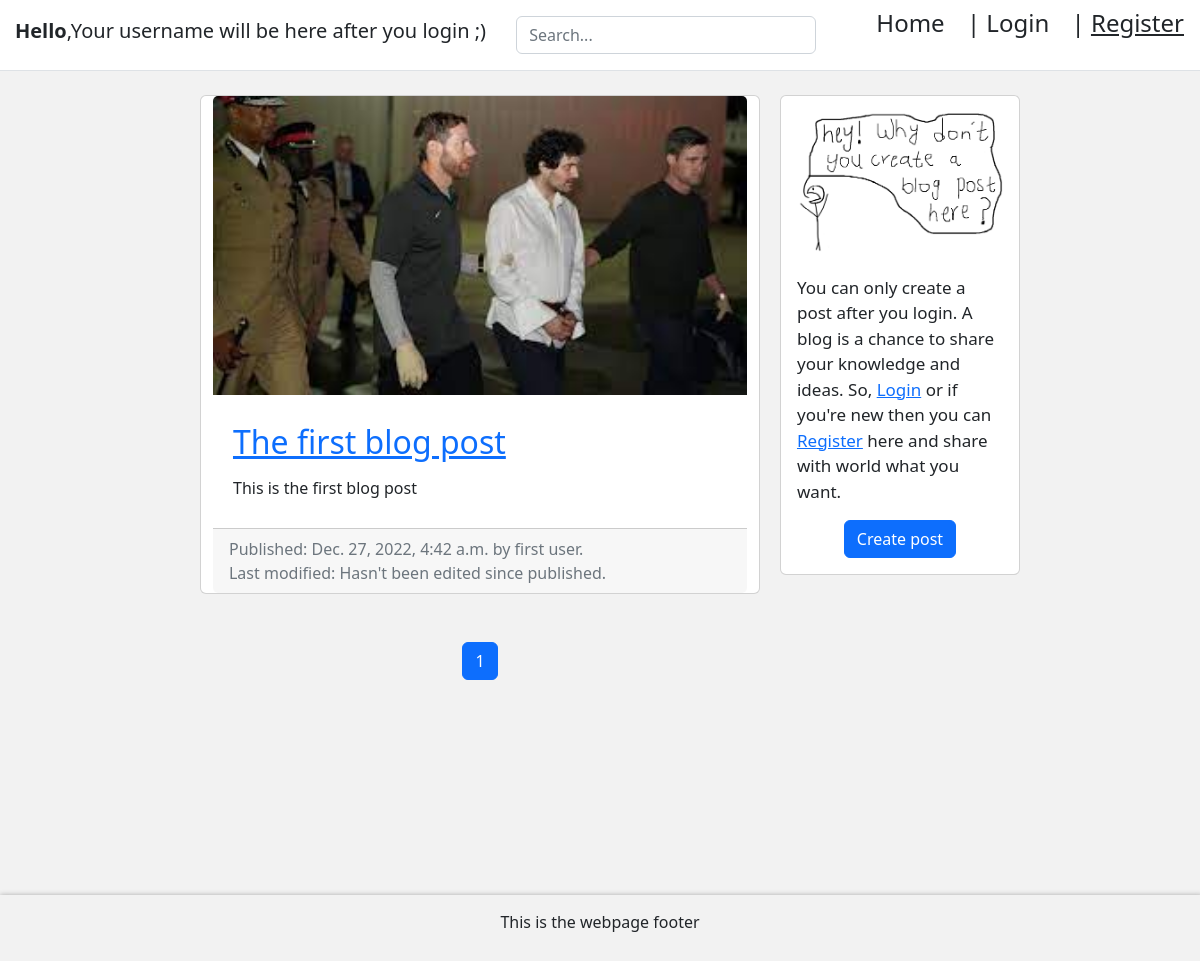
The page / on the database its author committed.
### blog/models.py (models this page shows, shortened)
class Blogpost(models.Model):
    title = models.CharField(max_length=75,null=False,blank=False)
    body = models.CharField(max_length=6500,null=False,blank=False)
    image = models.ImageField(upload_to=upload_location,null=False,blank=False)
    date_published = models.DateTimeField(auto_now=True,verbose_name ="date published")
    date_update = models.DateTimeField(auto_now_add=True,verbose_name = "date update")
    author = models.ForeignKey(settings.AUTH_USER_MODEL, on_delete=models.CASCADE)
    slug = models.SlugField(blank=True,unique=True)

### account/models.py (models this page shows, shortened)
class Account(AbstractBaseUser):
    email = models.EmailField(verbose_name="email",unique=True, max_length=254)
    username = models.CharField(max_length=20, unique=True)
    date_joined = models.DateTimeField(verbose_name="date joined", auto_now_add=True)
    last_login = models.DateTimeField(verbose_name="last login", auto_now=True)
    is_admin = models.BooleanField(default=False)
    is_active = models.BooleanField(default=True )
    is_staff = models.BooleanField(default=False)
    is_superuser = models.BooleanField(default=False)
    USERNAME_FIELD = 'email'
    REQUIRED_FIELDS = ['username',]
    object = Myaccountmanager()

### personal/views.py (the view)
# urls.py: path('',home_screen, name = "home"),
def home_screen(request):
    context = {}
    query = ""
    if request.GET:
        query = request.GET.get('q','')
        context['query'] = str(query)
    blog_posts = sorted(get_blog_queryset(query),key=attrgetter('date_update'), reverse=True)
    page = request.GET.get('page',1)
    blog_posts_paginator = Paginator(blog_posts, blog_post_per_page)
    try:
        blog_posts = blog_posts_paginator.page(page)
    except PageNotAnInteger:
        blog_posts = blog_posts_paginator(blog_post_per_page)
    except EmptyPage:
        blog_posts = blog_posts_paginator(blog_post_paginator.num_pages)
    context['blog_posts'] = blog_posts
    return render(request, "personal/home.html",context)

### blog/views.py (called while the page is built)
def get_blog_queryset(query=None):
    queryset = []
    queries=query.split(" ") #This gonna split the words and put then into list individually. eg: About Money = ['About','Money']
    for q in queries:
        posts = Blogpost.objects.filter(
            Q(title__icontains=q)
            ).distinct()
        for post in posts:
            queryset.append(post)
    return list(set(queryset))

### personal/templates/personal/home.html (shortened to what this page needs)
{% extends 'base.html' %}
{% load static %}
{% block content %}
<div class="container">
	<div class="row">
		<div class="left-column col-lg-7 offset-lg-1">
			{% if blog_posts %}
				{% for post in blog_posts %}
					<div class="blog-post-container">
						{% include 'blog/snippets/blog_post_snippet.html' with blog_post=post %}
					</div>
				{% endfor %}
			{% else %}
				<div class="blog-post-container">
					{% include 'blog/snippets/blog_post_snippet.html' with query=query %}
				</div>
			{% endif %}
		    {% include 'blog/snippets/blog_post_pagination.html' with blog_posts=blog_posts %}
		</div>
		<div class="right-column col-lg-3 d-lg-flex d-none flex-column">
			<div class="card create-post-bar d-flex flex-column p-3">
				<img class="img-fluid d-block m-auto pb-2" src="{% static 'Blog.png' %}" alt="Bitcoin Photo" width="100%" height="100%">
				<p class="lead">
					{% if request.user.is_authenticated %}
					   Cool !
					   Now you can create your own blog post and write and express what you want through words, by clicking
					   the 'Create post' button below.
				    {% else %}
				       You can only create a post after you login.
				       A blog is a chance to share your knowledge and ideas.
					   So, <a href="{% url 'login' %}">Login</a> or if you're new then you can <a href="{% url 'register' %}">Register</a> here
					   and share with world what you want.
				    {% endif %}
				</p>
				<p class="m-auto"><a class="btn btn-primary" href="{% url 'blog:create' %}">Create post</a></p>
			</div>
		</div>
	</div>
</div>
{% endblock content %}

### blog/templates/blog/snippets/blog_post_snippet.html (shortened to what this page needs)
{% if blog_post %}
<div class="container">
	<div class="row">
		<div class="card m-auto">
			<a href="{% url 'blog:detail' post.slug %}">
				<img class="card-img-top" src="{{blog_post.image.url}}" alt="The image used in blog.">
			</a>
			<div class="card-body mt-2 mb-2">
				<a href="{% url 'blog:detail' post.slug %}">
					<h2>{{blog_post.title}}</h2>
				</a>
				<p class="card-text">{{blog_post.body|safe|truncatechars:250}}</p>
			</div>
			<div class="card-footer text-muted">
				{% if blog_post.date_update == blog_post.date_published %}
				   Published: {{blog_post.date_update}} by {{blog_post.author.username}}.<br/>
				   Last modified: Hasn't been edited since published.
				{% elif blog_post.date_update != blog_post.date_published %}
				   Published: {{blog_post.date_update}} by {{blog_post.author.username}}.<br/>
			       Last modified: {{blog_post.date_published}}.
				{% endif %}
			</div>
		</div>
	</div>
</div>
{% endif %}

### Templates/snippets/header.html (style rules this page uses)
.container { max-width: 960px; }

### Templates/base.html (style rules this page uses)
body { background-color: #f2f2f2; }

### personal/templates/personal/home.html (style rules this page uses)
@media (min-width: 768px) { .right-column { margin-left: 20px; } }
.blog-post-container { margin-bottom: 20px; width: 100%; }
.create-post-bar { background-color: #fff; margin-bottom:20px; }
.left-column { padding:0px; }
.right-column { padding:0px; }
.lead { font-size: 17px; }

### blog/templates/blog/snippets/blog_post_snippet.html (style rules this page uses)
.card { max-width: 700px; width: 100%; }
.card-body { padding: 20px; }

### Templates/snippets/footer.html (style rules this page uses)
p { margin-top: 15px; }

### rows shown on the page
Blogpost: image (picture), title "The first blog post", body "This is the first blog post", date_update "Dec. 27, 2022, 4:42 a.m.", author.username "first user"

### other values the page prints
{{ i }} "1"
